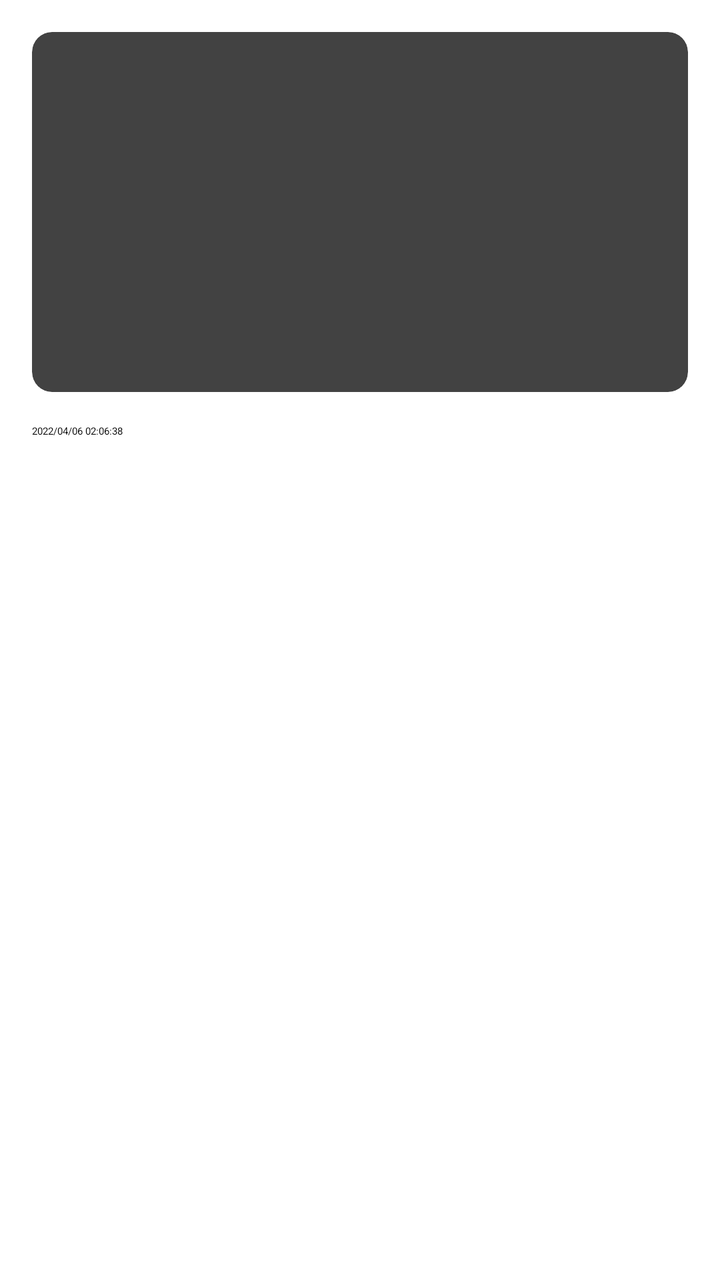
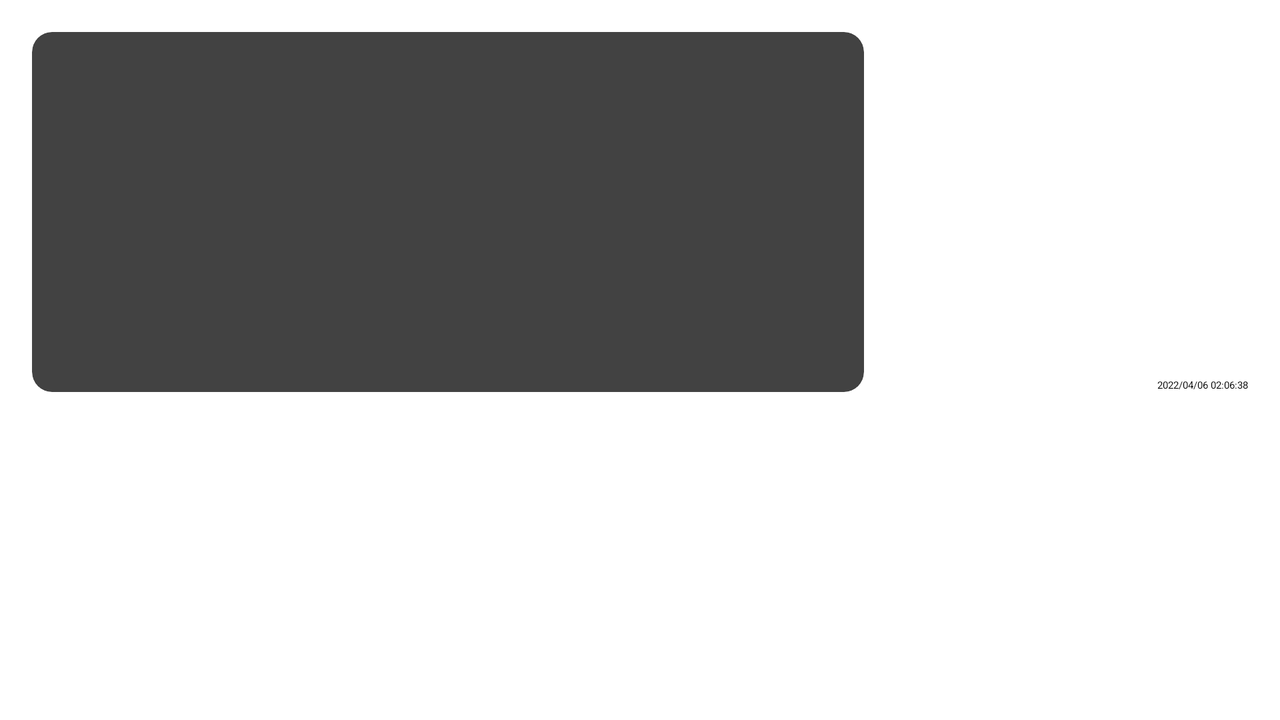

Compare how this app lays out the same screen by default and in its alternative resource folder. The renders come first, then the two layout files and the values they reference.
<!-- AndroidManifest.xml: application theme Theme.App.Starting -->
<!-- res/layout/fragment_news_detail.xml -->
<?xml version="1.0" encoding="utf-8"?>
<androidx.constraintlayout.widget.ConstraintLayout xmlns:android="http://schemas.android.com/apk/res/android"
    xmlns:app="http://schemas.android.com/apk/res-auto"
    xmlns:tools="http://schemas.android.com/tools"
    android:layout_width="match_parent"
    android:layout_height="match_parent"
    tools:context=".presentation.NewsDetailFragment">

    <androidx.cardview.widget.CardView
        android:id="@+id/image_card"
        android:layout_width="0dp"
        android:layout_height="wrap_content"
        android:layout_marginStart="16dp"
        android:layout_marginTop="16dp"
        android:layout_marginEnd="16dp"
        app:cardCornerRadius="10dp"
        app:layout_constraintEnd_toEndOf="parent"
        app:layout_constraintStart_toStartOf="parent"
        app:layout_constraintTop_toTopOf="parent">

        <ImageView
            android:id="@+id/detail_image"
            android:layout_width="match_parent"
            android:layout_height="180dp"
            android:scaleType="centerCrop"
            android:contentDescription="TODO" />

    </androidx.cardview.widget.CardView>

    <TextView
        android:id="@+id/detail_title"
        android:layout_width="0dp"
        android:layout_height="wrap_content"
        android:layout_marginStart="16dp"
        android:layout_marginTop="16dp"
        android:layout_marginEnd="16dp"
        android:textAppearance="@style/TextAppearance.AppCompat.Title"
        app:layout_constraintEnd_toEndOf="parent"
        app:layout_constraintStart_toStartOf="parent"
        app:layout_constraintTop_toBottomOf="@+id/detail_publishAt"
        tools:text="@string/test_title" />

    <TextView
        android:id="@+id/detail_publishAt"
        android:layout_width="wrap_content"
        android:layout_height="wrap_content"
        android:layout_marginStart="16dp"
        android:layout_marginTop="16dp"
        app:layout_constraintStart_toStartOf="parent"
        app:layout_constraintTop_toBottomOf="@+id/image_card"
        tools:text="@string/test_publishAt" />

    <TextView
        android:id="@+id/detail_content"
        android:layout_width="0dp"
        android:layout_height="0dp"
        android:layout_marginStart="16dp"
        android:layout_marginTop="16dp"
        android:layout_marginEnd="16dp"
        android:textAppearance="@style/TextAppearance.Material3.BodyLarge"
        app:layout_constraintBottom_toBottomOf="parent"
        app:layout_constraintEnd_toEndOf="parent"
        app:layout_constraintStart_toStartOf="parent"
        app:layout_constraintTop_toBottomOf="@+id/detail_title"
        tools:text="@string/test_description" />


</androidx.constraintlayout.widget.ConstraintLayout>
<!-- resources referenced by this layout -->
<resources>
  <string name="test_description">NASA\'s final major test for its mega Moon rocket and Orion spacecraft was called off due to a tech issue on Monday, the agency said on Tuesday.</string>
  <string name="test_publishAt">2022/04/06 02:06:38</string>
  <string name="test_title">NASA\'s major test for Artemis I mission called off due to tech issue - CGTN</string>
  <style name="Theme.App.Starting" parent="Theme.SplashScreen">
          <item name="windowSplashScreenBackground">@color/splash_color</item>
          <item name="windowSplashScreenAnimatedIcon">@drawable/ic_news_report</item>
          <item name="postSplashScreenTheme">@style/Theme.BestAppTest</item>
      </style>
  <color name="splash_color">#DADADA</color>
  <!-- drawable ic_news_report: vector/xml drawable (drawable, 17286 chars, omitted) -->
  <style name="Theme.BestAppTest" parent="Theme.MaterialComponents.DayNight.DarkActionBar">
          
          <item name="colorPrimary">@color/purple_500</item>
          <item name="colorPrimaryVariant">@color/purple_700</item>
          <item name="colorOnPrimary">@color/white</item>
          
          <item name="colorSecondary">@color/teal_200</item>
          <item name="colorSecondaryVariant">@color/teal_700</item>
          <item name="colorOnSecondary">@color/black</item>
          
          <item name="android:statusBarColor" tools:targetApi="l">?attr/colorPrimaryVariant</item>
          
      </style>
  <color name="purple_500">#FF6200EE</color>
  <color name="purple_700">#FF3700B3</color>
  <color name="white">#FFFFFFFF</color>
  <color name="teal_200">#FF03DAC5</color>
  <color name="teal_700">#FF018786</color>
  <color name="black">#FF000000</color>
</resources>
<!-- res/layout-land/fragment_news_detail.xml (the repository's variant of the layout above) -->
<!-- drawn on the phone turned sideways -->
<?xml version="1.0" encoding="utf-8"?>
<androidx.core.widget.NestedScrollView xmlns:android="http://schemas.android.com/apk/res/android"
    xmlns:app="http://schemas.android.com/apk/res-auto"
    xmlns:tools="http://schemas.android.com/tools"
    android:layout_width="match_parent"
    android:layout_height="match_parent"
    tools:context=".presentation.NewsDetailFragment">

    <androidx.constraintlayout.widget.ConstraintLayout
        android:layout_width="match_parent"
        android:layout_height="match_parent"
        app:layout_behavior="@string/appbar_scrolling_view_behavior">

        <androidx.cardview.widget.CardView
            android:id="@+id/image_card"
            android:layout_width="0dp"
            android:layout_height="180dp"
            android:layout_marginStart="16dp"
            android:layout_marginTop="16dp"
            android:layout_marginEnd="16dp"
            app:cardCornerRadius="10dp"
            app:layout_constraintEnd_toStartOf="@+id/guideline2"
            app:layout_constraintStart_toStartOf="parent"
            app:layout_constraintTop_toTopOf="parent">

            <ImageView
                android:id="@+id/detail_image"
                android:layout_width="match_parent"
                android:layout_height="match_parent"
                android:scaleType="centerCrop"
                android:contentDescription="TODO" />

        </androidx.cardview.widget.CardView>


        <TextView
            android:id="@+id/detail_title"
            android:layout_width="0dp"
            android:layout_height="0dp"
            android:layout_marginTop="16dp"
            android:layout_marginEnd="16dp"
            android:layout_marginBottom="8dp"
            android:ellipsize="end"
            android:maxLines="6"
            android:textAppearance="@style/TextAppearance.AppCompat.Title"
            app:layout_constraintBottom_toTopOf="@+id/detail_publishAt"
            app:layout_constraintEnd_toEndOf="parent"
            app:layout_constraintStart_toStartOf="@+id/guideline2"
            app:layout_constraintTop_toTopOf="parent"
            tools:text="@string/test_title" />

        <TextView
            android:id="@+id/detail_publishAt"
            android:layout_width="0dp"
            android:layout_height="wrap_content"
            android:layout_marginEnd="16dp"
            app:layout_constraintBottom_toBottomOf="@+id/image_card"
            app:layout_constraintEnd_toEndOf="parent"
            tools:text="@string/test_publishAt" />

        <TextView
            android:id="@+id/detail_content"
            android:layout_width="0dp"
            android:layout_height="wrap_content"
            android:layout_marginStart="16dp"
            android:layout_marginTop="16dp"
            android:layout_marginEnd="16dp"
            android:textAppearance="@style/TextAppearance.Material3.BodyLarge"
            app:layout_constraintEnd_toEndOf="parent"
            app:layout_constraintStart_toStartOf="parent"
            app:layout_constraintTop_toBottomOf="@+id/image_card"
            tools:text="@string/test_description" />

        <androidx.constraintlayout.widget.Guideline
            android:id="@+id/guideline2"
            android:layout_width="wrap_content"
            android:layout_height="wrap_content"
            android:orientation="vertical"
            app:layout_constraintGuide_begin="190dp"
            app:layout_constraintGuide_percent="0.7" />


    </androidx.constraintlayout.widget.ConstraintLayout>

</androidx.core.widget.NestedScrollView>
